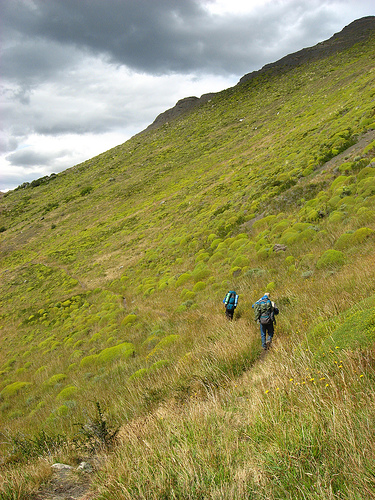
#> input picture gambar_dataset/374176648.jpg, 375 x 500 px, found by its file name
$ jupyter execute split_merge.ipynb   (shell and % lines are left out)
#> lines starting #> are read from the running program, lines starting #| are printed output that depends on the picture
<a href="https://colab.research.google.com/github/hanifnurf/TubesTKC_FlickrImage/blob/main/opencv_basic/split_merge.ipynb" target="_parent"></a>

[cell 1]
import wget
url = "https://github.com/hanifnurf/TubesTKC_FlickrImage/blob/main/gambar_dataset/374176648.jpg?raw=true"
wget.download(url)

[cell 2]
# import the necessary packages
from matplotlib import pyplot as plt
import numpy as np
import argparse
import cv2

[cell 3]
def plt_imshow(title, image):
	# convert the image frame BGR to RGB color space and display it
	image = cv2.cvtColor(image, cv2.COLOR_BGR2RGB)
	plt.imshow(image)
	plt.title(title)
	plt.grid(False)
	plt.show()

[cell 4]
# since we are using Jupyter Notebooks we can replace our argument
# parsing code with *hard coded* arguments and values
args = {
	"image": "374176648.jpg"
}

[cell 5]
# load the input image and grab each channel -- note how OpenCV
# represents images as NumPy arrays with channels in Blue, Green,
# Red ordering rather than Red, Green Blue
image = cv2.imread(args["image"])
#> image is the input picture: shape (500, 375, 3); mean B, G, R 86.8, 144, 147.7
(B, G, R) = cv2.split(image)
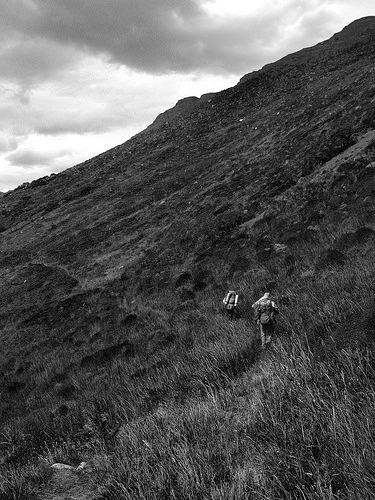
#> B: shape (500, 375); min 0, max 255, mean 86.8
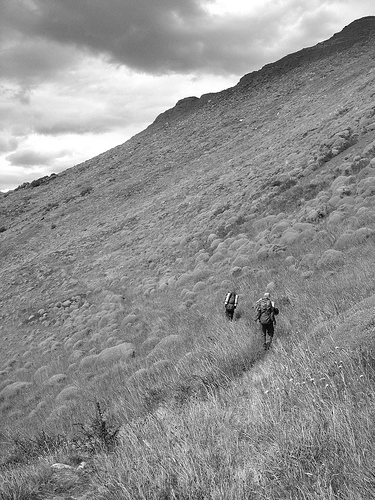
#> G: shape (500, 375); min 0, max 255, mean 144
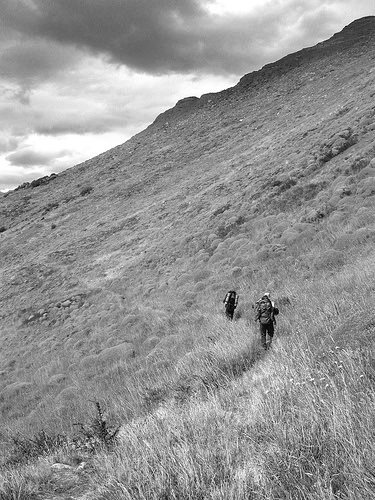
#> R: shape (500, 375); min 0, max 255, mean 147.7

# show each channel individually
plt_imshow("Red", R)
plt_imshow("Green", G)
plt_imshow("Blue", B)

[cell 6]
merged = cv2.merge([B, G, R])
plt_imshow("Merged", merged)

[cell 7]
# visualize each channel in color
zeros = np.zeros(image.shape[:2], dtype="uint8")
plt_imshow("Red", cv2.merge([zeros, zeros, R]))
#> in plt_imshow (call 5), `image = cv2.cvtColor(image, cv2.COLOR_BGR2RGB)`:
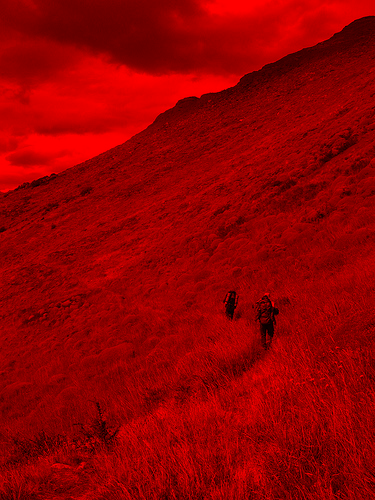
#> image: shape (500, 375, 3); mean R, G, B 147.7, 0, 0
plt_imshow("Green", cv2.merge([zeros, G, zeros]))
#> in plt_imshow (call 6), `image = cv2.cvtColor(image, cv2.COLOR_BGR2RGB)`:
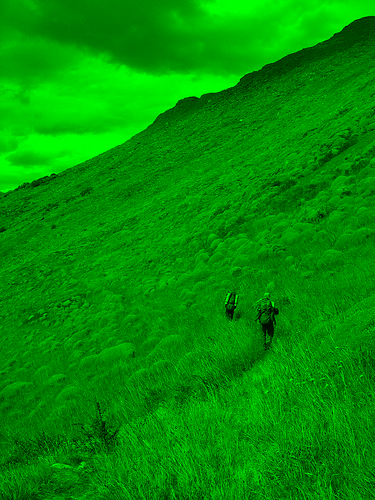
#> image: shape (500, 375, 3); mean R, G, B 0, 144, 0
plt_imshow("Blue", cv2.merge([B, zeros, zeros]))
#> in plt_imshow (call 7), `image = cv2.cvtColor(image, cv2.COLOR_BGR2RGB)`:
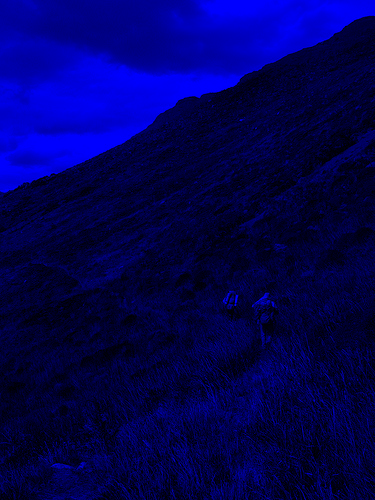
#> image: shape (500, 375, 3); mean R, G, B 0, 0, 86.8

$ run again, with gambar_dataset/58363928.jpg copied over gambar_dataset/374176648.jpg
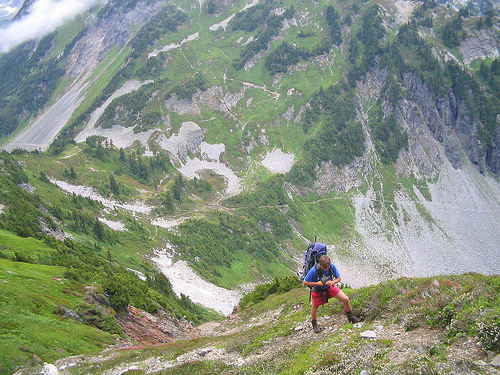
#> input picture gambar_dataset/58363928.jpg, 500 x 375 px, found by its file name
#> image is the input picture: shape (375, 500, 3); mean B, G, R 127.5, 144.6, 134.5
#> `(B, G, R) = cv2.split(image)`:
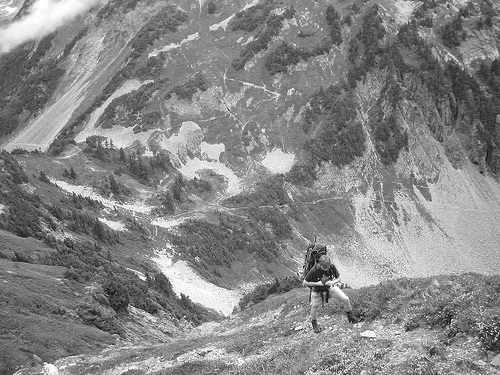
#> R: shape (375, 500); min 0, max 255, mean 134.5
#> in plt_imshow (call 7), `image = cv2.cvtColor(image, cv2.COLOR_BGR2RGB)`:
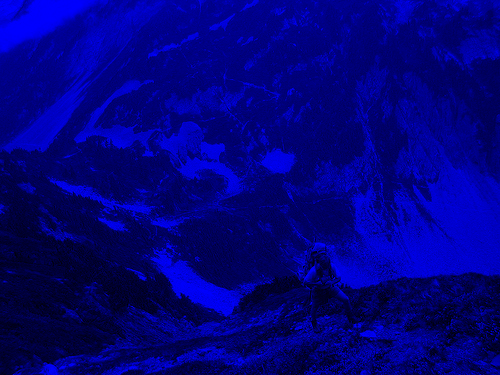
#> image: shape (375, 500, 3); mean R, G, B 0, 0, 127.5
